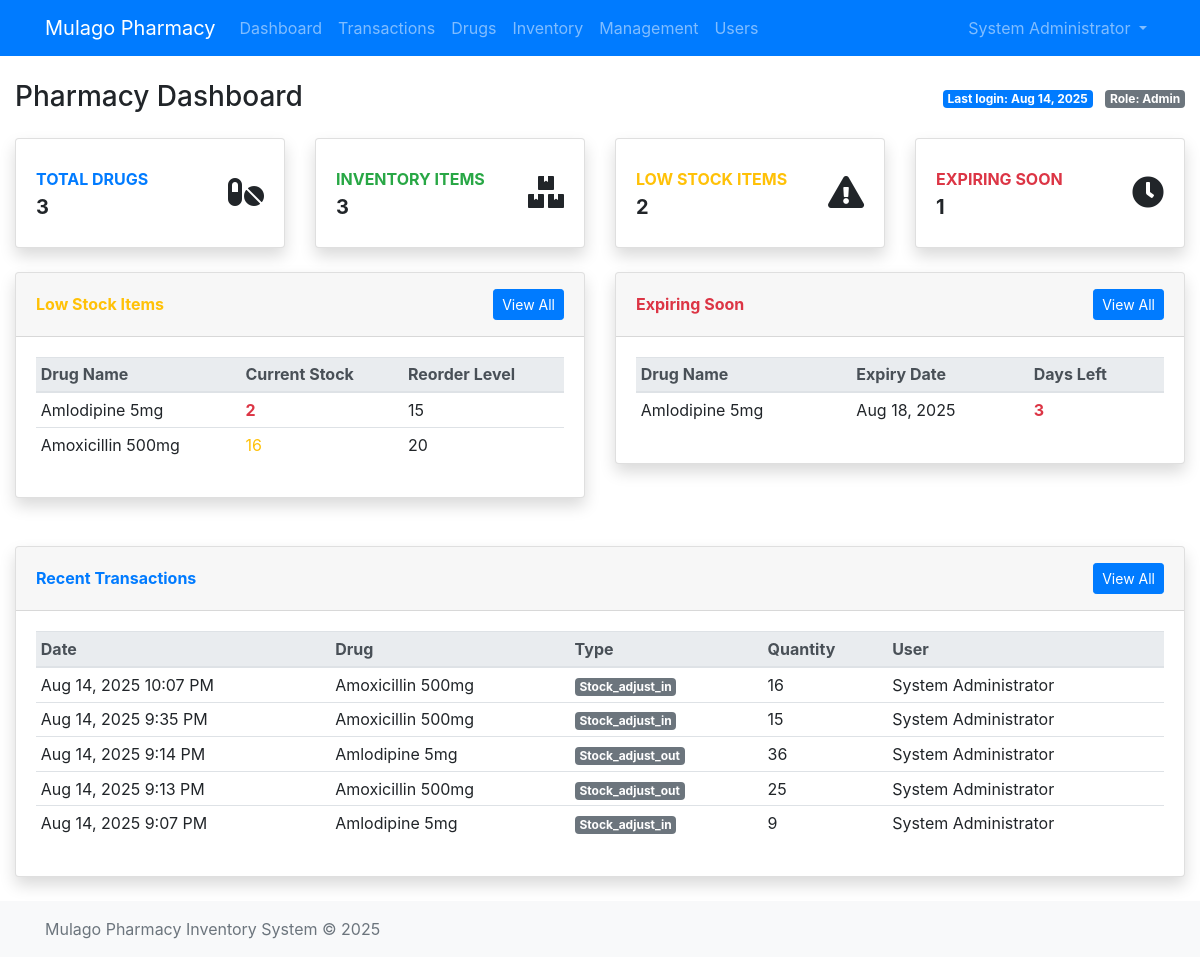
Before: /pham/index.php (signed in) with the older database file.
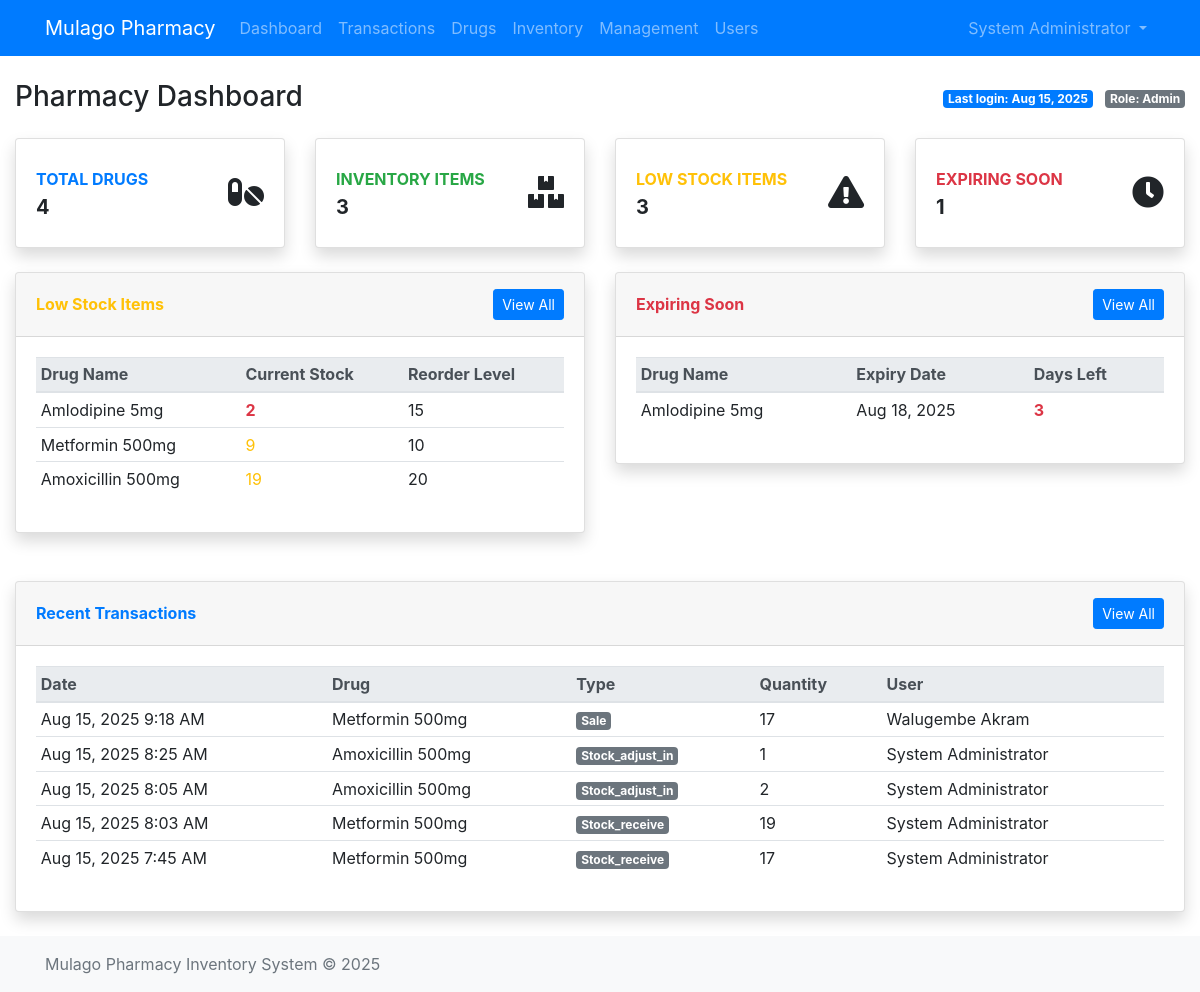
After: the same page with the newer database file.
### tables this page shows
CREATE TABLE `users` (
  `user_id` int NOT NULL,
  `username` varchar(50) NOT NULL,
  `password_hash` varchar(255) NOT NULL,
  `full_name` varchar(100) NOT NULL,
  `email` varchar(100) DEFAULT NULL,
  `role` enum('admin','pharmacist','department_staff') NOT NULL DEFAULT 'department_staff',
  `is_active` tinyint(1) DEFAULT '1',
  `last_login` datetime DEFAULT NULL,
  `created_at` timestamp NULL DEFAULT CURRENT_TIMESTAMP,
  `updated_at` timestamp NULL DEFAULT CURRENT_TIMESTAMP ON UPDATE CURRENT_TIMESTAMP
);

CREATE TABLE `inventory` (
  `inventory_id` int NOT NULL,
  `drug_id` int NOT NULL,
  `batch_number` varchar(50) DEFAULT NULL,
  `expiry_date` date DEFAULT NULL,
  `quantity_in_stock` int NOT NULL DEFAULT '0',
  `last_restocked` date DEFAULT NULL,
  `created_at` timestamp NULL DEFAULT CURRENT_TIMESTAMP,
  `updated_at` timestamp NULL DEFAULT CURRENT_TIMESTAMP ON UPDATE CURRENT_TIMESTAMP
);

CREATE TABLE `drugs` (
  `drug_id` int NOT NULL,
  `drug_name` varchar(100) NOT NULL,
  `generic_name` varchar(100) DEFAULT NULL,
  `category_id` int DEFAULT NULL,
  `unit_of_measure` varchar(20) NOT NULL,
  `reorder_level` int NOT NULL,
  `description` text,
  `is_active` tinyint(1) DEFAULT '1',
  `created_at` timestamp NULL DEFAULT CURRENT_TIMESTAMP,
  `updated_at` timestamp NULL DEFAULT CURRENT_TIMESTAMP ON UPDATE CURRENT_TIMESTAMP
);

CREATE TABLE `transactions` (
  `transaction_id` int NOT NULL,
  `drug_id` int NOT NULL,
  `transaction_type` enum('return','sale','stock_adjust_in','stock_adjust_out','stock_transfer','stock_receive') NOT NULL,
  `quantity` int NOT NULL,
  `unit_price` decimal(10,0) DEFAULT NULL,
  `total_amount` decimal(10,0) DEFAULT NULL,
  `reference_number` varchar(50) DEFAULT NULL,
  `notes` text,
  `created_by` int DEFAULT NULL,
  `created_at` timestamp NULL DEFAULT CURRENT_TIMESTAMP
);

### config/database.php (called while the page is built, shortened)
<?php
class Database {
    private $connection;
    private static $instance = null;
    private function __construct() {
        $dsn = 'mysql:host=' . DB_HOST . ';port=' . DB_PORT . ';dbname=' . DB_NAME . ';charset=utf8mb4';
        try {
            $this->connection = new PDO($dsn, DB_USER, DB_PASS);
            $this->connection->setAttribute(PDO::ATTR_ERRMODE, PDO::ERRMODE_EXCEPTION);
            $this->connection->setAttribute(PDO::ATTR_EMULATE_PREPARES, false);
            $this->connection->setAttribute(PDO::ATTR_DEFAULT_FETCH_MODE, PDO::FETCH_ASSOC);
        } catch (PDOException $e) {
            error_log("Database connection failed: " . $e->getMessage());
            throw new Exception('Database connection error. Please try again later.');
        }
    }
    public static function getInstance() {
        if (self::$instance === null) {
            self::$instance = new Database();
        }
        return self::$instance;
    }
    public function getConnection() {
        return $this->connection;
    }
}
function db() {
    return Database::getInstance()->getConnection();
}
?>

### includes/auth.php (called while the page is built, shortened)
<?php
require_once __DIR__ . '/../config/database.php';
class Auth {
    private $db;
    public function __construct() {
        $this->db = db();
    }
    public function isLoggedIn() {
        return !empty($_SESSION['user_id']);
    }
    public function getCurrentUser() {
        try {
            $stmt = $this->db->prepare("SELECT * FROM users WHERE user_id = :user_id");
            $stmt->bindParam(':user_id', $_SESSION['user_id'], PDO::PARAM_INT);
            $stmt->execute();
            return $stmt->fetch();
        } catch (PDOException $e) {
            error_log("Failed to get current user: " . $e->getMessage());
            return null;
        }
    }
}
?>

### includes/functions.php (called while the page is built, shortened)
<?php
require_once __DIR__ . '/../config/database.php';
function hasRole($requiredRole) {
    require_once __DIR__ . '/auth.php';
    $auth = new Auth();
    $user = $auth->getCurrentUser();
    return $user && $user['role'] === $requiredRole;
}
function formatDate($dateString) {
    $date = new DateTime($dateString);
    return $date->format('M j, Y');
}
function formatDateTime($datetimeString) {
    $date = new DateTime($datetimeString);
    return $date->format('M j, Y g:i A');
}
function getTransactionBadgeClass($type) {
    switch ($type) {
        default: return 'secondary';
    }
}
?>

### pham/index.php (the view, shortened to what the changed rows need)
<?php
$db = db();
try {
    $lowStock = $db->query("
        SELECT d.drug_id, d.drug_name, i.quantity_in_stock, d.reorder_level
        FROM inventory i
        JOIN drugs d ON i.drug_id = d.drug_id
        WHERE i.quantity_in_stock <= d.reorder_level
        ORDER BY i.quantity_in_stock ASC
        LIMIT 5
    ")->fetchAll();
    $recentTransactions = $db->query("
        SELECT t.transaction_id, d.drug_name, t.transaction_type, t.quantity,
               t.created_at, u.full_name
        FROM transactions t
        JOIN drugs d ON t.drug_id = d.drug_id
        JOIN users u ON t.created_by = u.user_id
        ORDER BY t.created_at DESC
        LIMIT 5
    ")->fetchAll();
    $expiringSoon = $db->query("
        SELECT i.inventory_id, d.drug_name, i.expiry_date,
               DATEDIFF(i.expiry_date, CURDATE()) as days_remaining
        FROM inventory i
        JOIN drugs d ON i.drug_id = d.drug_id
        WHERE i.expiry_date BETWEEN CURDATE() AND DATE_ADD(CURDATE(), INTERVAL 30 DAY)
        ORDER BY i.expiry_date ASC
        LIMIT 5
    ")->fetchAll();
    $drugsCount = $db->query("SELECT COUNT(*) as count FROM drugs")->fetch()['count'];
} catch (PDOException $e) {
    error_log("Dashboard query error: " . $e->getMessage());
    $error = "Unable to load dashboard data. Please try again later.";
}
require_once __DIR__ . '/../includes/header.php';
?>
<div class="container-fluid mt-4">
    <div class="d-sm-flex align-items-center justify-content-between mb-4">
        <h1 class="h3 mb-0 text-gray-800">Pharmacy Dashboard</h1>
        <div class="d-none d-sm-inline-block">
            <span class="badge badge-primary">Last login: <?= formatDate($currentUser['last_login']) ?></span>
            <span class="badge badge-secondary ml-2">Role: <?= ucfirst($currentUser['role']) ?></span>
        </div>
    </div>
    <div class="row">
        <div class="col-xl-3 col-md-6 mb-4">
            <div class="card border-left-primary shadow h-100 py-2">
                <div class="card-body">
                    <div class="row no-gutters align-items-center">
                        <div class="col mr-2">
                            <div class="text-xs font-weight-bold text-primary text-uppercase mb-1">
                                Total Drugs</div>
                            <div class="h5 mb-0 font-weight-bold text-gray-800"><?= $drugsCount ?></div>
                        </div>
                    </div>
                </div>
            </div>
        </div>
        <div class="col-xl-3 col-md-6 mb-4">
            <div class="card border-left-warning shadow h-100 py-2">
                <div class="card-body">
                    <div class="row no-gutters align-items-center">
                        <div class="col mr-2">
                            <div class="text-xs font-weight-bold text-warning text-uppercase mb-1">
                                Low Stock Items</div>
                            <div class="h5 mb-0 font-weight-bold text-gray-800"><?= count($lowStock) ?></div>
                        </div>
                    </div>
                </div>
            </div>
        </div>
    </div>
    <div class="row">
        <div class="col-lg-6 mb-4">
            <div class="card shadow mb-4">
                <div class="card-body">
                    <div class="table-responsive">
                        <table class="table table-sm table-hover">
                            <thead class="thead-light">
                                <tr>
                                    <th>Drug Name</th>
                                    <th>Current Stock</th>
                                    <th>Reorder Level</th>
                                </tr>
                            </thead>
                            <tbody>
                                <?php foreach ($lowStock as $item): ?>
                                    <tr>
                                        <td><?= htmlspecialchars($item['drug_name']) ?></td>
                                        <td class="<?= $item['quantity_in_stock'] < ($item['reorder_level'] / 2) ? 'text-danger font-weight-bold' : 'text-warning' ?>">
                                            <?= $item['quantity_in_stock'] ?>
                                        </td>
                                        <td><?= $item['reorder_level'] ?></td>
                                    </tr>
                                <?php endforeach; ?>
                            </tbody>
                        </table>
                    </div>
                </div>
            </div>
        </div>
        <div class="col-lg-6 mb-4">
            <div class="card shadow mb-4">
                <div class="card-body">
                    <div class="table-responsive">
                        <table class="table table-sm table-hover">
                            <thead class="thead-light">
                                <tr>
                                    <th>Drug Name</th>
                                    <th>Expiry Date</th>
                                    <th>Days Left</th>
                                </tr>
                            </thead>
                            <tbody>
                                <?php foreach ($expiringSoon as $item): ?>
                                    <tr>
                                        <td><?= htmlspecialchars($item['drug_name']) ?></td>
                                        <td><?= formatDate($item['expiry_date']) ?></td>
                                        <td class="<?= $item['days_remaining'] < 7 ? 'text-danger font-weight-bold' : 'text-warning' ?>">
                                            <?= $item['days_remaining'] ?>
                                        </td>
                                    </tr>
                                <?php endforeach; ?>
                            </tbody>
                        </table>
                    </div>
                </div>
            </div>
        </div>
    </div>
    <div class="row">
        <div class="col-lg-12">
            <div class="card shadow mb-4">
                <div class="card-body">
                    <div class="table-responsive">
                        <table class="table table-sm table-hover">
                            <thead class="thead-light">
                                <tr>
                                    <th>Date</th>
                                    <th>Drug</th>
                                    <th>Type</th>
                                    <th>Quantity</th>
                                    <th>User</th>
                                </tr>
                            </thead>
                            <tbody>
                                <?php foreach ($recentTransactions as $txn): ?>
                                    <tr>
                                        <td><?= formatDateTime($txn['created_at']) ?></td>
                                        <td><?= htmlspecialchars($txn['drug_name']) ?></td>
                                        <td>
                                            <span class="badge badge-<?= getTransactionBadgeClass($txn['transaction_type']) ?>">
                                                <?= ucfirst($txn['transaction_type']) ?>
                                            </span>
                                        </td>
                                        <td><?= $txn['quantity'] ?></td>
                                        <td><?= htmlspecialchars($txn['full_name']) ?></td>
                                    </tr>
                                <?php endforeach; ?>
                            </tbody>
                        </table>
                    </div>
                </div>
            </div>
        </div>
    </div>
</div>
<?php require_once __DIR__ . '/../includes/footer.php'; ?>

### includes/header.php (shortened to what the changed rows need)
<?php
require_once __DIR__ . '/auth.php';
$auth = new Auth();
$currentUser = $auth->getCurrentUser();
?>
<!DOCTYPE html>
<html lang="en">
<head>
<link href="https://cdn.jsdelivr.net/npm/bootstrap@4.6.2/dist/css/bootstrap.min.css" rel="stylesheet">
<link rel="stylesheet" href="https://cdn.datatables.net/1.13.4/css/jquery.dataTables.min.css">
<link rel="stylesheet" href="https://cdnjs.cloudflare.com/ajax/libs/font-awesome/5.15.4/css/all.min.css">
    <link href="../assets/css/styles.css" rel="stylesheet">
</head>
<body style="padding-top: 56px;">
    <nav class="navbar navbar-expand-lg navbar-dark bg-primary fixed-top">
        <div class="container">
            <div class="collapse navbar-collapse" id="navbarNav">
                <?php if ($currentUser): ?>
                <ul class="navbar-nav mr-auto">
                    <li class="nav-item">
                        <a class="nav-link" href="index.php">Dashboard</a>
                    </li>
                    <?php if (in_array($currentUser['role'], ['admin', 'pharmacist'])): ?>
                        <li class="nav-item">
                            <a class="nav-link" href="transactions.php">Transactions</a>
                        </li>
                    <?php endif; ?>
                    <?php if (in_array($currentUser['role'], ['admin', 'department_staff'])): ?>
                        <li class="nav-item">
                            <a class="nav-link" href="drugs.php">Drugs</a>
                        </li>
                        <li class="nav-item">
                            <a class="nav-link" href="inventory.php">Inventory</a>
                        </li>
                        <li class="nav-item">
                            <a class="nav-link" href="management.php">Management</a>
                        </li>
                    <?php endif; ?>
                    <?php if (hasRole('admin')): ?>
                    <li class="nav-item">
                        <a class="nav-link" href="users.php">Users</a>
                    </li>
                    <?php endif; ?>
                </ul>
                <ul class="navbar-nav ml-auto">
                    <li class="nav-item dropdown">
                        <a class="nav-link dropdown-toggle" href="#" id="userDropdown" role="button" data-toggle="dropdown">
                            <?= htmlspecialchars($currentUser['full_name']) ?>
                        </a>
                    </li>
                </ul>
                <?php endif; ?>
            </div>
        </div>
    </nav>

Changed rows visible on the page:
no longer on this page (row unchanged): transactions: created_at "Aug 14, 2025 10:07 PM", drug.drug_name "Amoxicillin 500mg", transaction_type "Stock_adjust_in", quantity "16", created_by.full_name "System Administrator"
no longer on this page (row unchanged): transactions: created_at "Aug 14, 2025 9:35 PM", drug.drug_name "Amoxicillin 500mg", transaction_type "Stock_adjust_in", quantity "15", created_by.full_name "System Administrator"
no longer on this page (row unchanged): transactions: created_at "Aug 14, 2025 9:14 PM", drug.drug_name "Amlodipine 5mg", transaction_type "Stock_adjust_out", quantity "36", created_by.full_name "System Administrator"
no longer on this page (row unchanged): transactions: created_at "Aug 14, 2025 9:13 PM", drug.drug_name "Amoxicillin 500mg", transaction_type "Stock_adjust_out", quantity "25", created_by.full_name "System Administrator"
no longer on this page (row unchanged): transactions: created_at "Aug 14, 2025 9:07 PM", drug.drug_name "Amlodipine 5mg", transaction_type "Stock_adjust_in", quantity "9", created_by.full_name "System Administrator"
changed users "System Administrator": last_login "Aug 14, 2025" → "Aug 15, 2025"
now on this page (row edited): inventory: drug.drug_name "Metformin 500mg", quantity_in_stock "9", drug.reorder_level "10", shown under "Low Stock Items"
changed inventory "Amoxicillin 500mg": quantity_in_stock "16" → "19"
added transactions: created_at "Aug 15, 2025 9:18 AM", drug.drug_name "Metformin 500mg", transaction_type "Sale", quantity "17", created_by.full_name "Walugembe Akram"
added transactions: created_at "Aug 15, 2025 8:25 AM", drug.drug_name "Amoxicillin 500mg", transaction_type "Stock_adjust_in", quantity "1", created_by.full_name "System Administrator"
added transactions: created_at "Aug 15, 2025 8:05 AM", drug.drug_name "Amoxicillin 500mg", transaction_type "Stock_adjust_in", quantity "2", created_by.full_name "System Administrator"
added transactions: created_at "Aug 15, 2025 8:03 AM", drug.drug_name "Metformin 500mg", transaction_type "Stock_receive", quantity "19", created_by.full_name "System Administrator"
added transactions: created_at "Aug 15, 2025 7:45 AM", drug.drug_name "Metformin 500mg", transaction_type "Stock_receive", quantity "17", created_by.full_name "System Administrator"
Other visible differences:
$drugsCount: "3" → "4"
count($lowStock): "2" → "3"
